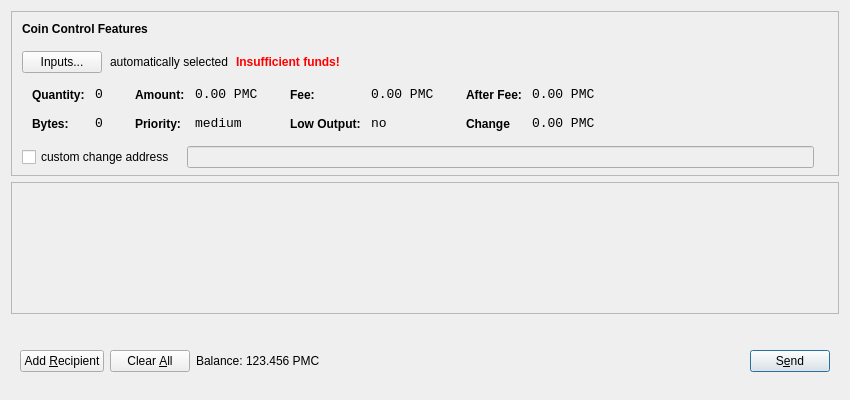
<?xml version="1.0" encoding="UTF-8"?>
<ui version="4.0">
 <class>SendCoinsDialog</class>
 <widget class="QDialog" name="SendCoinsDialog">
  <property name="geometry">
   <rect>
    <x>0</x>
    <y>0</y>
    <width>850</width>
    <height>400</height>
   </rect>
  </property>
  <property name="windowTitle">
   <string>Send Coins</string>
  </property>
  <layout class="QVBoxLayout" name="verticalLayout" stretch="0,1,0">
   <property name="bottomMargin">
    <number>8</number>
   </property>
   <item>
    <widget class="QFrame" name="frameCoinControl">
     <property name="sizePolicy">
      <sizepolicy hsizetype="Expanding" vsizetype="Expanding">
       <horstretch>0</horstretch>
       <verstretch>0</verstretch>
      </sizepolicy>
     </property>
     <property name="maximumSize">
      <size>
       <width>16777215</width>
       <height>16777215</height>
      </size>
     </property>
     <property name="frameShape">
      <enum>QFrame::StyledPanel</enum>
     </property>
     <property name="frameShadow">
      <enum>QFrame::Sunken</enum>
     </property>
     <layout class="QVBoxLayout" name="verticalLayoutCoinControl2">
      <property name="spacing">
       <number>6</number>
      </property>
      <property name="leftMargin">
       <number>0</number>
      </property>
      <property name="topMargin">
       <number>0</number>
      </property>
      <property name="rightMargin">
       <number>0</number>
      </property>
      <property name="bottomMargin">
       <number>6</number>
      </property>
      <item>
       <layout class="QVBoxLayout" name="verticalLayoutCoinControl" stretch="0,0,0,0,1">
        <property name="spacing">
         <number>0</number>
        </property>
        <property name="leftMargin">
         <number>10</number>
        </property>
        <property name="topMargin">
         <number>10</number>
        </property>
        <item>
         <layout class="QHBoxLayout" name="horizontalLayoutCoinControl1">
          <property name="bottomMargin">
           <number>15</number>
          </property>
          <item>
           <widget class="QLabel" name="labelCoinControlFeatures">
            <property name="sizePolicy">
             <sizepolicy hsizetype="Preferred" vsizetype="Maximum">
              <horstretch>0</horstretch>
              <verstretch>0</verstretch>
             </sizepolicy>
            </property>
            <property name="font">
             <font>
              <weight>75</weight>
              <bold>true</bold>
             </font>
            </property>
            <property name="styleSheet">
             <string notr="true">font-weight:bold;</string>
            </property>
            <property name="text">
             <string>Coin Control Features</string>
            </property>
           </widget>
          </item>
         </layout>
        </item>
        <item>
         <layout class="QHBoxLayout" name="horizontalLayoutCoinControl2" stretch="0,0,0,0">
          <property name="spacing">
           <number>8</number>
          </property>
          <property name="bottomMargin">
           <number>10</number>
          </property>
          <item>
           <widget class="QPushButton" name="pushButtonCoinControl">
            <property name="styleSheet">
             <string notr="true"/>
            </property>
            <property name="text">
             <string>Inputs...</string>
            </property>
           </widget>
          </item>
          <item>
           <widget class="QLabel" name="labelCoinControlAutomaticallySelected">
            <property name="text">
             <string>automatically selected</string>
            </property>
            <property name="margin">
             <number>5</number>
            </property>
           </widget>
          </item>
          <item>
           <widget class="QLabel" name="labelCoinControlInsuffFunds">
            <property name="font">
             <font>
              <weight>75</weight>
              <bold>true</bold>
             </font>
            </property>
            <property name="styleSheet">
             <string notr="true">color:red;font-weight:bold;</string>
            </property>
            <property name="text">
             <string>Insufficient funds!</string>
            </property>
            <property name="margin">
             <number>5</number>
            </property>
           </widget>
          </item>
          <item>
           <spacer name="horizontalSpacerCoinControl">
            <property name="orientation">
             <enum>Qt::Horizontal</enum>
            </property>
            <property name="sizeHint" stdset="0">
             <size>
              <width>40</width>
              <height>1</height>
             </size>
            </property>
           </spacer>
          </item>
         </layout>
        </item>
        <item>
         <widget class="QWidget" name="widgetCoinControl" native="true">
          <property name="sizePolicy">
           <sizepolicy hsizetype="Preferred" vsizetype="Preferred">
            <horstretch>0</horstretch>
            <verstretch>0</verstretch>
           </sizepolicy>
          </property>
          <property name="minimumSize">
           <size>
            <width>0</width>
            <height>0</height>
           </size>
          </property>
          <property name="styleSheet">
           <string notr="true"/>
          </property>
          <layout class="QHBoxLayout" name="horizontalLayoutCoinControl5">
           <property name="leftMargin">
            <number>0</number>
           </property>
           <property name="topMargin">
            <number>0</number>
           </property>
           <property name="rightMargin">
            <number>0</number>
           </property>
           <property name="bottomMargin">
            <number>0</number>
           </property>
           <item>
            <layout class="QHBoxLayout" name="horizontalLayoutCoinControl3" stretch="0,0,0,1">
             <property name="spacing">
              <number>20</number>
             </property>
             <property name="topMargin">
              <number>0</number>
             </property>
             <property name="bottomMargin">
              <number>10</number>
             </property>
             <item>
              <layout class="QFormLayout" name="formLayoutCoinControl1">
               <property name="horizontalSpacing">
                <number>10</number>
               </property>
               <property name="verticalSpacing">
                <number>14</number>
               </property>
               <property name="leftMargin">
                <number>10</number>
               </property>
               <property name="topMargin">
                <number>4</number>
               </property>
               <property name="rightMargin">
                <number>6</number>
               </property>
               <item row="0" column="0">
                <widget class="QLabel" name="labelCoinControlQuantityText">
                 <property name="styleSheet">
                  <string notr="true">font-weight:bold;</string>
                 </property>
                 <property name="text">
                  <string>Quantity:</string>
                 </property>
                 <property name="margin">
                  <number>0</number>
                 </property>
                </widget>
               </item>
               <item row="0" column="1">
                <widget class="QLabel" name="labelCoinControlQuantity">
                 <property name="font">
                  <font>
                   <family>Monospace</family>
                   <pointsize>10</pointsize>
                  </font>
                 </property>
                 <property name="cursor">
                  <cursorShape>IBeamCursor</cursorShape>
                 </property>
                 <property name="contextMenuPolicy">
                  <enum>Qt::ActionsContextMenu</enum>
                 </property>
                 <property name="text">
                  <string>0</string>
                 </property>
                 <property name="margin">
                  <number>0</number>
                 </property>
                 <property name="textInteractionFlags">
                  <set>Qt::LinksAccessibleByMouse|Qt::TextSelectableByKeyboard|Qt::TextSelectableByMouse</set>
                 </property>
                </widget>
               </item>
               <item row="1" column="0">
                <widget class="QLabel" name="labelCoinControlBytesText">
                 <property name="styleSheet">
                  <string notr="true">font-weight:bold;</string>
                 </property>
                 <property name="text">
                  <string>Bytes:</string>
                 </property>
                </widget>
               </item>
               <item row="1" column="1">
                <widget class="QLabel" name="labelCoinControlBytes">
                 <property name="font">
                  <font>
                   <family>Monospace</family>
                   <pointsize>10</pointsize>
                  </font>
                 </property>
                 <property name="cursor">
                  <cursorShape>IBeamCursor</cursorShape>
                 </property>
                 <property name="contextMenuPolicy">
                  <enum>Qt::ActionsContextMenu</enum>
                 </property>
                 <property name="text">
                  <string>0</string>
                 </property>
                 <property name="textInteractionFlags">
                  <set>Qt::LinksAccessibleByMouse|Qt::TextSelectableByKeyboard|Qt::TextSelectableByMouse</set>
                 </property>
                </widget>
               </item>
              </layout>
             </item>
             <item>
              <layout class="QFormLayout" name="formLayoutCoinControl2">
               <property name="horizontalSpacing">
                <number>10</number>
               </property>
               <property name="verticalSpacing">
                <number>14</number>
               </property>
               <property name="leftMargin">
                <number>6</number>
               </property>
               <property name="topMargin">
                <number>4</number>
               </property>
               <property name="rightMargin">
                <number>6</number>
               </property>
               <item row="0" column="0">
                <widget class="QLabel" name="labelCoinControlAmountText">
                 <property name="styleSheet">
                  <string notr="true">font-weight:bold;</string>
                 </property>
                 <property name="text">
                  <string>Amount:</string>
                 </property>
                 <property name="margin">
                  <number>0</number>
                 </property>
                </widget>
               </item>
               <item row="0" column="1">
                <widget class="QLabel" name="labelCoinControlAmount">
                 <property name="font">
                  <font>
                   <family>Monospace</family>
                   <pointsize>10</pointsize>
                  </font>
                 </property>
                 <property name="cursor">
                  <cursorShape>IBeamCursor</cursorShape>
                 </property>
                 <property name="contextMenuPolicy">
                  <enum>Qt::ActionsContextMenu</enum>
                 </property>
                 <property name="text">
                  <string>0.00 PMC</string>
                 </property>
                 <property name="textInteractionFlags">
                  <set>Qt::LinksAccessibleByMouse|Qt::TextSelectableByKeyboard|Qt::TextSelectableByMouse</set>
                 </property>
                </widget>
               </item>
               <item row="1" column="0">
                <widget class="QLabel" name="labelCoinControlPriorityText">
                 <property name="styleSheet">
                  <string notr="true">font-weight:bold;</string>
                 </property>
                 <property name="text">
                  <string>Priority:</string>
                 </property>
                </widget>
               </item>
               <item row="1" column="1">
                <widget class="QLabel" name="labelCoinControlPriority">
                 <property name="font">
                  <font>
                   <family>Monospace</family>
                   <pointsize>10</pointsize>
                  </font>
                 </property>
                 <property name="cursor">
                  <cursorShape>IBeamCursor</cursorShape>
                 </property>
                 <property name="contextMenuPolicy">
                  <enum>Qt::ActionsContextMenu</enum>
                 </property>
                 <property name="text">
                  <string>medium</string>
                 </property>
                 <property name="textInteractionFlags">
                  <set>Qt::LinksAccessibleByMouse|Qt::TextSelectableByKeyboard|Qt::TextSelectableByMouse</set>
                 </property>
                </widget>
               </item>
              </layout>
             </item>
             <item>
              <layout class="QFormLayout" name="formLayoutCoinControl3">
               <property name="horizontalSpacing">
                <number>10</number>
               </property>
               <property name="verticalSpacing">
                <number>14</number>
               </property>
               <property name="leftMargin">
                <number>6</number>
               </property>
               <property name="topMargin">
                <number>4</number>
               </property>
               <property name="rightMargin">
                <number>6</number>
               </property>
               <item row="0" column="0">
                <widget class="QLabel" name="labelCoinControlFeeText">
                 <property name="styleSheet">
                  <string notr="true">font-weight:bold;</string>
                 </property>
                 <property name="text">
                  <string>Fee:</string>
                 </property>
                 <property name="margin">
                  <number>0</number>
                 </property>
                </widget>
               </item>
               <item row="0" column="1">
                <widget class="QLabel" name="labelCoinControlFee">
                 <property name="font">
                  <font>
                   <family>Monospace</family>
                   <pointsize>10</pointsize>
                  </font>
                 </property>
                 <property name="cursor">
                  <cursorShape>IBeamCursor</cursorShape>
                 </property>
                 <property name="contextMenuPolicy">
                  <enum>Qt::ActionsContextMenu</enum>
                 </property>
                 <property name="text">
                  <string>0.00 PMC</string>
                 </property>
                 <property name="textInteractionFlags">
                  <set>Qt::LinksAccessibleByMouse|Qt::TextSelectableByKeyboard|Qt::TextSelectableByMouse</set>
                 </property>
                </widget>
               </item>
               <item row="1" column="0">
                <widget class="QLabel" name="labelCoinControlLowOutputText">
                 <property name="styleSheet">
                  <string notr="true">font-weight:bold;</string>
                 </property>
                 <property name="text">
                  <string>Low Output:</string>
                 </property>
                </widget>
               </item>
               <item row="1" column="1">
                <widget class="QLabel" name="labelCoinControlLowOutput">
                 <property name="font">
                  <font>
                   <family>Monospace</family>
                   <pointsize>10</pointsize>
                  </font>
                 </property>
                 <property name="cursor">
                  <cursorShape>IBeamCursor</cursorShape>
                 </property>
                 <property name="contextMenuPolicy">
                  <enum>Qt::ActionsContextMenu</enum>
                 </property>
                 <property name="text">
                  <string>no</string>
                 </property>
                 <property name="textInteractionFlags">
                  <set>Qt::LinksAccessibleByMouse|Qt::TextSelectableByKeyboard|Qt::TextSelectableByMouse</set>
                 </property>
                </widget>
               </item>
              </layout>
             </item>
             <item>
              <layout class="QFormLayout" name="formLayoutCoinControl4">
               <property name="horizontalSpacing">
                <number>10</number>
               </property>
               <property name="verticalSpacing">
                <number>14</number>
               </property>
               <property name="leftMargin">
                <number>6</number>
               </property>
               <property name="topMargin">
                <number>4</number>
               </property>
               <property name="rightMargin">
                <number>6</number>
               </property>
               <item row="0" column="0">
                <widget class="QLabel" name="labelCoinControlAfterFeeText">
                 <property name="styleSheet">
                  <string notr="true">font-weight:bold;</string>
                 </property>
                 <property name="text">
                  <string>After Fee:</string>
                 </property>
                 <property name="margin">
                  <number>0</number>
                 </property>
                </widget>
               </item>
               <item row="0" column="1">
                <widget class="QLabel" name="labelCoinControlAfterFee">
                 <property name="font">
                  <font>
                   <family>Monospace</family>
                   <pointsize>10</pointsize>
                  </font>
                 </property>
                 <property name="cursor">
                  <cursorShape>IBeamCursor</cursorShape>
                 </property>
                 <property name="contextMenuPolicy">
                  <enum>Qt::ActionsContextMenu</enum>
                 </property>
                 <property name="text">
                  <string>0.00 PMC</string>
                 </property>
                 <property name="textInteractionFlags">
                  <set>Qt::LinksAccessibleByMouse|Qt::TextSelectableByKeyboard|Qt::TextSelectableByMouse</set>
                 </property>
                </widget>
               </item>
               <item row="1" column="0">
                <widget class="QLabel" name="labelCoinControlChangeText">
                 <property name="styleSheet">
                  <string notr="true">font-weight:bold;</string>
                 </property>
                 <property name="text">
                  <string>Change</string>
                 </property>
                </widget>
               </item>
               <item row="1" column="1">
                <widget class="QLabel" name="labelCoinControlChange">
                 <property name="font">
                  <font>
                   <family>Monospace</family>
                   <pointsize>10</pointsize>
                  </font>
                 </property>
                 <property name="cursor">
                  <cursorShape>IBeamCursor</cursorShape>
                 </property>
                 <property name="contextMenuPolicy">
                  <enum>Qt::ActionsContextMenu</enum>
                 </property>
                 <property name="text">
                  <string>0.00 PMC</string>
                 </property>
                 <property name="textInteractionFlags">
                  <set>Qt::LinksAccessibleByMouse|Qt::TextSelectableByKeyboard|Qt::TextSelectableByMouse</set>
                 </property>
                </widget>
               </item>
              </layout>
             </item>
            </layout>
           </item>
          </layout>
         </widget>
        </item>
        <item>
         <layout class="QHBoxLayout" name="horizontalLayoutCoinControl4" stretch="0,0,0">
          <property name="spacing">
           <number>12</number>
          </property>
          <property name="sizeConstraint">
           <enum>QLayout::SetDefaultConstraint</enum>
          </property>
          <property name="topMargin">
           <number>5</number>
          </property>
          <property name="rightMargin">
           <number>5</number>
          </property>
          <item>
           <widget class="QCheckBox" name="checkBoxCoinControlChange">
            <property name="text">
             <string>custom change address</string>
            </property>
           </widget>
          </item>
          <item>
           <widget class="QLineEdit" name="lineEditCoinControlChange">
            <property name="enabled">
             <bool>false</bool>
            </property>
            <property name="sizePolicy">
             <sizepolicy hsizetype="Expanding" vsizetype="Fixed">
              <horstretch>0</horstretch>
              <verstretch>0</verstretch>
             </sizepolicy>
            </property>
           </widget>
          </item>
          <item>
           <widget class="QLabel" name="labelCoinControlChangeLabel">
            <property name="sizePolicy">
             <sizepolicy hsizetype="Preferred" vsizetype="Expanding">
              <horstretch>0</horstretch>
              <verstretch>0</verstretch>
             </sizepolicy>
            </property>
            <property name="minimumSize">
             <size>
              <width>0</width>
              <height>0</height>
             </size>
            </property>
            <property name="text">
             <string/>
            </property>
            <property name="margin">
             <number>3</number>
            </property>
           </widget>
          </item>
         </layout>
        </item>
        <item>
         <spacer name="verticalSpacerCoinControl">
          <property name="orientation">
           <enum>Qt::Vertical</enum>
          </property>
          <property name="sizeHint" stdset="0">
           <size>
            <width>800</width>
            <height>1</height>
           </size>
          </property>
         </spacer>
        </item>
       </layout>
      </item>
     </layout>
    </widget>
   </item>
   <item>
    <widget class="QScrollArea" name="scrollArea">
     <property name="widgetResizable">
      <bool>true</bool>
     </property>
     <widget class="QWidget" name="scrollAreaWidgetContents">
      <property name="geometry">
       <rect>
        <x>0</x>
        <y>0</y>
        <width>830</width>
        <height>124</height>
       </rect>
      </property>
      <layout class="QVBoxLayout" name="verticalLayout_2">
       <property name="leftMargin">
        <number>0</number>
       </property>
       <property name="topMargin">
        <number>0</number>
       </property>
       <property name="rightMargin">
        <number>0</number>
       </property>
       <property name="bottomMargin">
        <number>0</number>
       </property>
       <item>
        <layout class="QVBoxLayout" name="entries">
         <property name="spacing">
          <number>6</number>
         </property>
        </layout>
       </item>
       <item>
        <spacer name="verticalSpacer">
         <property name="orientation">
          <enum>Qt::Vertical</enum>
         </property>
         <property name="sizeHint" stdset="0">
          <size>
           <width>20</width>
           <height>40</height>
          </size>
         </property>
        </spacer>
       </item>
      </layout>
     </widget>
    </widget>
   </item>
   <item>
    <widget class="QWidget" name="buttonBar" native="true">
     <layout class="QHBoxLayout" name="horizontalLayout">
      <property name="leftMargin">
       <number>9</number>
      </property>
      <property name="topMargin">
       <number>30</number>
      </property>
      <property name="rightMargin">
       <number>9</number>
      </property>
      <property name="bottomMargin">
       <number>20</number>
      </property>
      <item>
       <widget class="QPushButton" name="addButton">
        <property name="maximumSize">
         <size>
          <width>136</width>
          <height>36</height>
         </size>
        </property>
        <property name="toolTip">
         <string>Send to multiple recipients at once</string>
        </property>
        <property name="text">
         <string>Add &amp;Recipient</string>
        </property>
        <property name="autoDefault">
         <bool>false</bool>
        </property>
       </widget>
      </item>
      <item>
       <widget class="QPushButton" name="clearButton">
        <property name="sizePolicy">
         <sizepolicy hsizetype="Minimum" vsizetype="Fixed">
          <horstretch>0</horstretch>
          <verstretch>0</verstretch>
         </sizepolicy>
        </property>
        <property name="maximumSize">
         <size>
          <width>100</width>
          <height>36</height>
         </size>
        </property>
        <property name="toolTip">
         <string>Remove all transaction fields</string>
        </property>
        <property name="text">
         <string>Clear &amp;All</string>
        </property>
        <property name="autoRepeatDelay">
         <number>300</number>
        </property>
        <property name="autoDefault">
         <bool>false</bool>
        </property>
       </widget>
      </item>
      <item>
       <layout class="QHBoxLayout" name="horizontalLayout_2">
        <property name="spacing">
         <number>3</number>
        </property>
        <item>
         <widget class="QLabel" name="label">
          <property name="sizePolicy">
           <sizepolicy hsizetype="Preferred" vsizetype="Fixed">
            <horstretch>0</horstretch>
            <verstretch>0</verstretch>
           </sizepolicy>
          </property>
          <property name="text">
           <string>Balance:</string>
          </property>
         </widget>
        </item>
        <item>
         <widget class="QLabel" name="labelBalance">
          <property name="sizePolicy">
           <sizepolicy hsizetype="Preferred" vsizetype="Fixed">
            <horstretch>0</horstretch>
            <verstretch>0</verstretch>
           </sizepolicy>
          </property>
          <property name="cursor">
           <cursorShape>IBeamCursor</cursorShape>
          </property>
          <property name="text">
           <string>123.456 PMC</string>
          </property>
          <property name="textInteractionFlags">
           <set>Qt::LinksAccessibleByMouse|Qt::TextSelectableByKeyboard|Qt::TextSelectableByMouse</set>
          </property>
         </widget>
        </item>
       </layout>
      </item>
      <item>
       <spacer name="horizontalSpacer">
        <property name="orientation">
         <enum>Qt::Horizontal</enum>
        </property>
        <property name="sizeHint" stdset="0">
         <size>
          <width>40</width>
          <height>20</height>
         </size>
        </property>
       </spacer>
      </item>
      <item>
       <widget class="QPushButton" name="sendButton">
        <property name="maximumSize">
         <size>
          <width>96</width>
          <height>36</height>
         </size>
        </property>
        <property name="toolTip">
         <string>Confirm the send action</string>
        </property>
        <property name="text">
         <string>S&amp;end</string>
        </property>
        <property name="default">
         <bool>true</bool>
        </property>
       </widget>
      </item>
     </layout>
    </widget>
   </item>
  </layout>
 </widget>
 <resources/>
 <connections/>
</ui>
